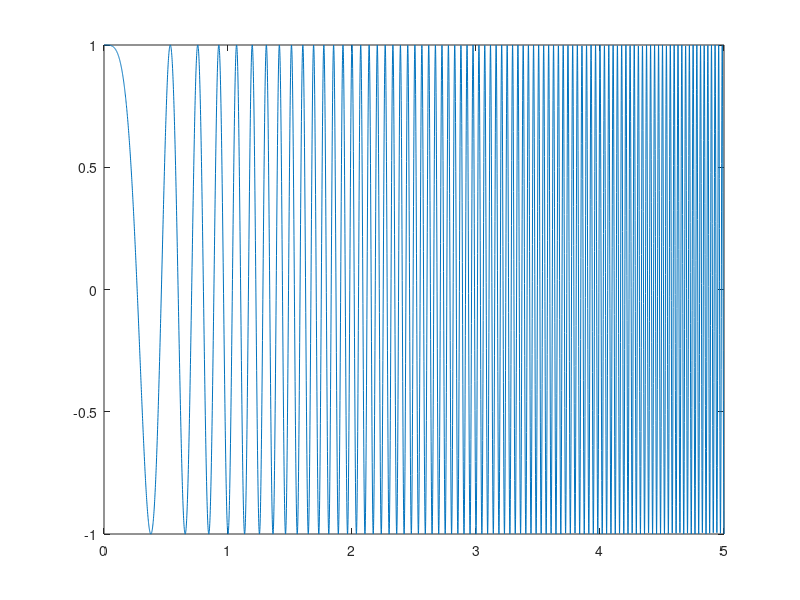

Here is the MATLAB script that generated this plot: (Note: this script raises an error after producing the figure.)
clear
close all
clc

% load("noise measurement\xbeam.mat")
% load("noise measurement\xpend.mat")
% 
% load("calib_data\adin_gain.mat")
% load("calib_data\adin_offs.mat")
% 
% % xpend = xpend - mean(xpend);
% % xbeam = xbeam - mean(xbeam);
% 
% xpend = (xpend - adin_offs(2)) / adin_gain(2);
% xbeam = (xbeam - adin_offs(1)) / adin_gain(1);
% 
% noisePower_beam = sum(abs(xbeam).^2) / length(xbeam);
% 
% noisePower_pend = sum(abs(xpend).^2) / length(xpend);



% t = 0 : 0.001 : 2*pi;
% y1 = 0.99 * t;
% y2 = sin(t);
% 
% plot(t, [y1; y2]);
% intersect(y1, y2)
y = 0.25;
y = y / pi * 180
y = 0.37;
y = y / pi * 180

L = 5000;

Ts = 0.001; 
Fs = 1 / Ts;
t = 0 : Ts : (L * Ts);
f1 = 2;

u = chirp(t, 0, 5, 35);
plot(t, u)

[xbeam1, xpend1] = one_run(u, L);

% xpend1 = xpend1 - mean(xpend1);
% xbeam1 = xbeam1 - mean(xbeam1);
% 
% xpend1 = (xpend1 - adin_offs(2)) / adin_gain(2);
% xbeam1 = (xbeam1 - adin_offs(1)) / adin_gain(1);
% 
% figure(5); stairs([xbeam1; xpend1]'); ylabel('Beam, Pendulum');
% 
% sigPower = sum(abs(xbeam1 - xbeam).^2) / length((xbeam1 - xbeam));
% 
% SNR_10 = 10 * log10 (sigPower/noisePower_beam);

% The maximum frequency is 35 Hz, the suitable amplitude is 1.5 for keeping the
% error smaller than 1% and maintaining SNR larger than 50
